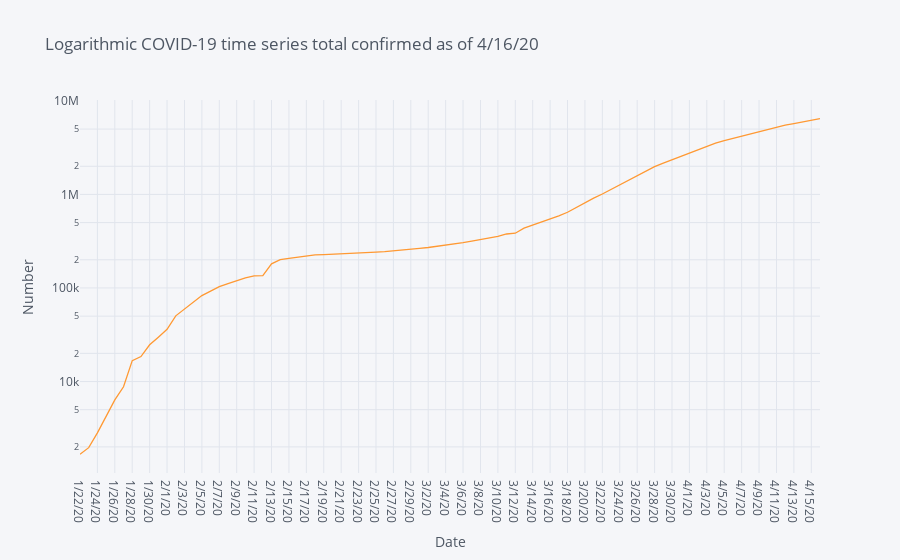

Write notebook code for a chart like this one.
### Code cell
# Total confirmed by date (Logarithmic)

covid19_confirmed.loc["Total"] = covid19_confirmed.sum()
df_confirmed_total=covid19_confirmed.iloc[-1,4:]
fig = df_confirmed_total.iplot(asFigure=True, xTitle="Date", yTitle="Number", title=f'Logarithmic COVID-19 time series total confirmed as of {confirmed_latest}',logy=True)
fig.show()

### Figure 1 — Plotly figure (JSON) as saved in the notebook; plotly's stock layout.template omitted (floating-point values rounded to 4 significant figures)
{"data": [{"line": {"color": "rgba(255, 153, 51, 1.0)", "dash": "solid", "shape": "linear", "width": 1.3}, "mode": "lines", "name": "Total", "text": "", "type": "scatter", "x": ["1/22/20", "1/23/20", "1/24/20", "1/25/20", "1/26/20", "1/27/20", "1/28/20", "1/29/20", "1/30/20", "1/31/20", "2/1/20", "2/2/20", "2/3/20", "2/4/20", "2/5/20", "2/6/20", "2/7/20", "2/8/20", "2/9/20", "2/10/20", "2/11/20", "2/12/20", "2/13/20", "2/14/20", "2/15/20", "2/16/20", "2/17/20", "2/18/20", "2/19/20", "2/20/20", "2/21/20", "2/22/20", "2/23/20", "2/24/20", "2/25/20", "2/26/20", "2/27/20", "2/28/20", "2/29/20", "3/1/20", "3/2/20", "3/3/20", "3/4/20", "3/5/20", "3/6/20", "3/7/20", "3/8/20", "3/9/20", "3/10/20", "3/11/20", "3/12/20", "3/13/20", "3/14/20", "3/15/20", "3/16/20", "3/17/20", "3/18/20", "3/19/20", "3/20/20", "3/21/20", "3/22/20", "3/23/20", "3/24/20", "3/25/20", "3/26/20", "3/27/20", "3/28/20", "3/29/20", "3/30/20", "3/31/20", "4/1/20", "4/2/20", "4/3/20", "4/4/20", "4/5/20", "4/6/20", "4/7/20", "4/8/20", "4/9/20", "4/10/20", "4/11/20", "4/12/20", "4/13/20", "4/14/20", "4/15/20", "4/16/20"], "y": [1665, 1962, 2823, 4302, 6354, 8781, 16734, 18498, 24702, 29781, 36114, 50361, 59643, 71676, 82905, 92382, 103173, 111360, 120450, 128286, 134406, 135663, 181104, 200655, 207090, 213672, 219774, 225408, 226917, 228591, 230457, 235716, 236874, 238683, 241218, 244164, 248238, 252336, 258033, 265107, 270918, 278520, 285360, 293658, 305403, 317541, 329463, 340770, 355860, 377625, 385056, 435615, 468303, 502362, 544722, 591306, 644463, 727710, 816624, 913521, 1010859, 1134693, 1254123, 1402959, 1588773, 1779873, 1982079, 2160420, 2347167, 2572461, 2797815, 3040398, 3287751, 3528180, 3749262, 3964443, 4185582, 4440606, 4691805, 4972578, 5206950, 5504163, 5714514, 5928573, 6168162, 6457938]}], "layout": {"legend": {"bgcolor": "#F5F6F9", "font": {"color": "#4D5663"}}, "paper_bgcolor": "#F5F6F9", "plot_bgcolor": "#F5F6F9", "title": {"font": {"color": "#4D5663"}, "text": "Logarithmic COVID-19 time series total confirmed as of 4/16/20"}, "xaxis": {"gridcolor": "#E1E5ED", "showgrid": true, "tickfont": {"color": "#4D5663"}, "title": {"font": {"color": "#4D5663"}, "text": "Date"}, "zerolinecolor": "#E1E5ED"}, "yaxis": {"gridcolor": "#E1E5ED", "showgrid": true, "tickfont": {"color": "#4D5663"}, "title": {"font": {"color": "#4D5663"}, "text": "Number"}, "type": "log", "zerolinecolor": "#E1E5ED"}}}
